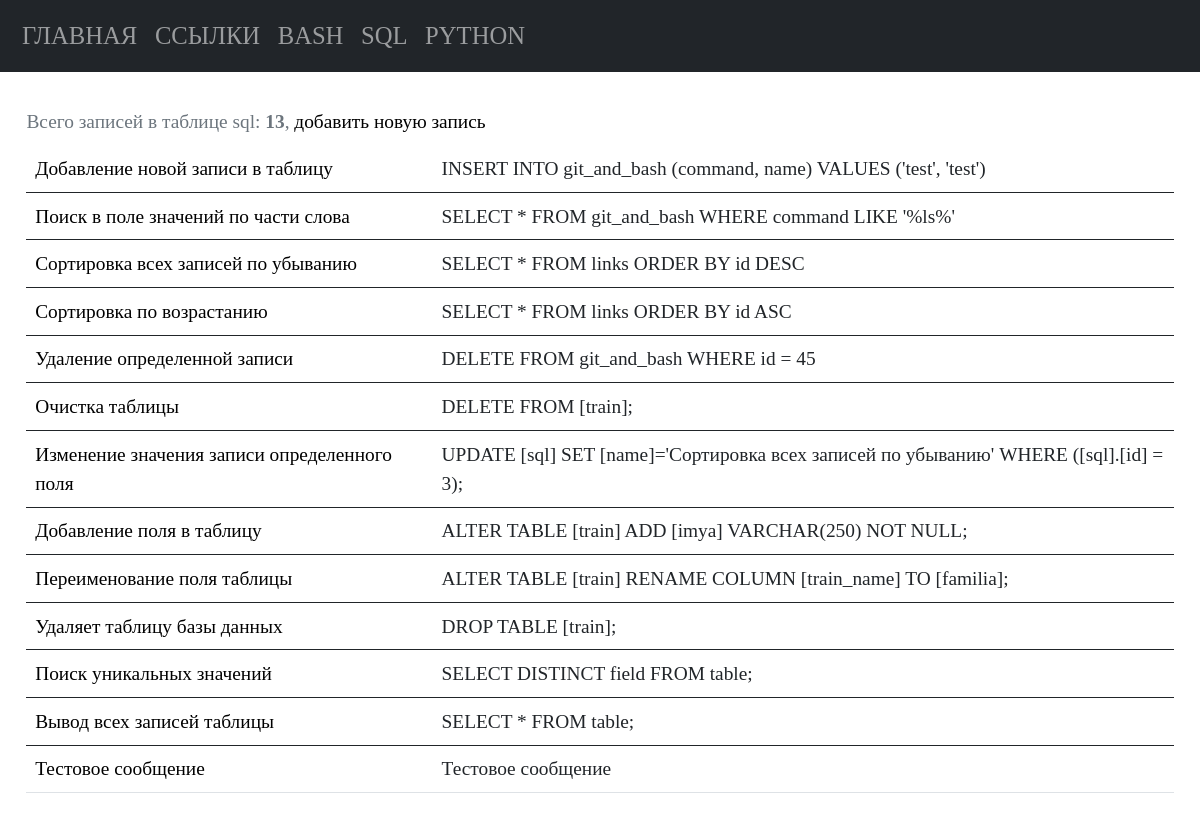
The app's page /sql with its own data.
### tables this page shows
CREATE TABLE [sql] ( 
  "sql_id" INTEGER PRIMARY KEY AUTOINCREMENT,
  "sql_command" TEXT NOT NULL,
  "sql_name" TEXT NOT NULL
, sql_description TEXT);

### app.py (the view)
@app.route("/sql")
def sql_list_commands():
    conn = get_db_connection()
    cur = conn.cursor()
    sql_list_count = cur.execute("SELECT COUNT(*) FROM sql")
    sql_list_count_print = sql_list_count.fetchone()
    sql_list_count_print_int = int(sql_list_count_print[0])
    sql_list = conn.execute("SELECT * FROM sql").fetchall()
    conn.close()
    return render_template("sql/sql_list_commands.html",
                           sql_list=sql_list,
                           sql_list_count_print_int=sql_list_count_print_int,
                           )

### app.py (called while the page is built)
def get_db_connection():
    db_path = os.path.join(BASE_DIR, "database.db")
    conn = sqlite3.connect(db_path)
    conn.row_factory = sqlite3.Row
    return conn

### templates/sql/sql_list_commands.html
{% extends "base.html" %} {% block title %}Команды sql{% endblock %} {% block content %}
<table class="table table-hover caption-top">
   <caption>Всего записей в таблице sql: <b>{{ sql_list_count_print_int }}</b>, <a
         href="{{ url_for('add_sql_command') }}">добавить новую запись</a></caption>
   {% for sql_list in sql_list %}
   <tbody>
      <tr>
         <td><a href="{{ url_for('get_post_sql_command', sql_id=sql_list['sql_id']) }}">{{ sql_list['sql_name']
               }}</a></td>
         <td>{{ sql_list['sql_command'] }}</td>
      </tr>
   </tbody>
   {% endfor %}
</table>
{% endblock %}

### static/styles.css (style rules this page uses)
* { font-family: consolas; font-size: 1.1rem; font-weight: 400; line-height: 1.5; margin: 0; padding: 0; }
a { color: black; text-decoration: none; }

### records on screen
sql: sql_name "Добавление новой записи в таблицу", sql_command "INSERT INTO git_and_bash (command, name) VALUES ('test', 'test')"
sql: sql_name "Поиск в поле значений по части слова", sql_command "SELECT * FROM git_and_bash WHERE command LIKE '%ls%'"
sql: sql_name "Сортировка всех записей по убыванию", sql_command "SELECT * FROM links ORDER BY id DESC"
sql: sql_name "Сортировка по возрастанию", sql_command "SELECT * FROM links ORDER BY id ASC"
sql: sql_name "Удаление определенной записи", sql_command "DELETE FROM git_and_bash WHERE id = 45"
sql: sql_name "Очистка таблицы", sql_command "DELETE FROM [train];"
sql: sql_name "Изменение значения записи определенного поля", sql_command "UPDATE [sql] SET [name]='Сортировка всех записей по убыванию' WHERE ([sql].[id] = 3);"
sql: sql_name "Добавление поля в таблицу", sql_command "ALTER TABLE [train] ADD [imya] VARCHAR(250) NOT NULL;"
sql: sql_name "Переименование поля таблицы", sql_command "ALTER TABLE [train] RENAME COLUMN [train_name] TO [familia];"
sql: sql_name "Удаляет таблицу базы данных", sql_command "DROP TABLE [train];"
sql: sql_name "Поиск уникальных значений", sql_command "SELECT DISTINCT field FROM table;"
sql: sql_name "Вывод всех записей таблицы", sql_command "SELECT * FROM table;"
sql: sql_name "Тестовое сообщение", sql_command "Тестовое сообщение"

### other values on screen
{{ sql_list_count_print_int }} "13"
